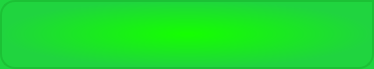
<?xml version="1.0" encoding="UTF-8"?>
<ui version="4.0">
 <class>Frame</class>
 <widget class="QFrame" name="Frame">
  <property name="geometry">
   <rect>
    <x>0</x>
    <y>0</y>
    <width>374</width>
    <height>69</height>
   </rect>
  </property>
  <property name="windowTitle">
   <string>Frame</string>
  </property>
  <property name="styleSheet">
   <string notr="true">QFrame
 { 
border :2px solid rgb(28, 193, 53);
border-top-left-radius:15%;
border-bottom-left-radius:15%;
border-bottom-right-radius:15%;
	background-color: qradialgradient(spread:pad, cx:0.5, cy:0.5, radius:0.5, fx:0.5, fy:0.5, stop:0 rgba(20, 255, 0, 255), stop:1 rgba(32, 212, 63, 255));
}</string>
  </property>
 </widget>
 <resources/>
 <connections/>
</ui>
